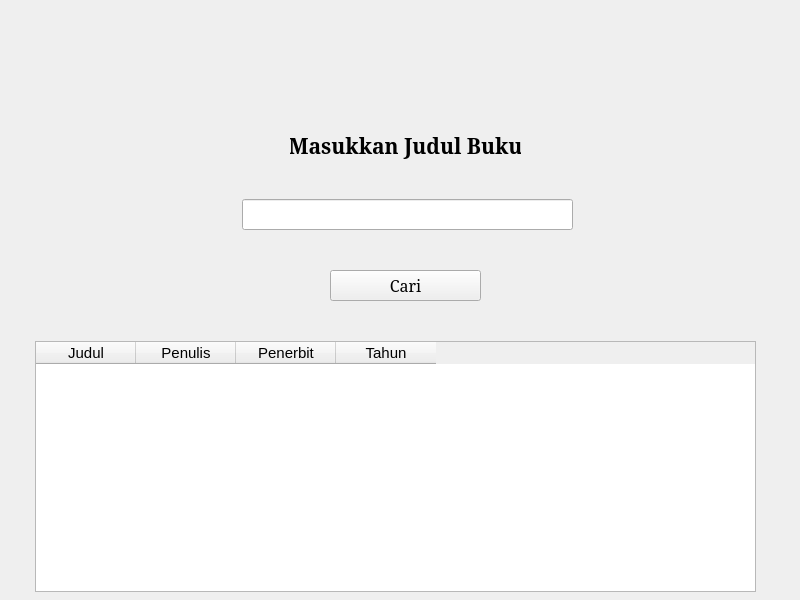
<?xml version="1.0" encoding="UTF-8"?>
<ui version="4.0">
 <class>HalamanUser</class>
 <widget class="QWidget" name="HalamanUser">
  <property name="geometry">
   <rect>
    <x>0</x>
    <y>0</y>
    <width>800</width>
    <height>600</height>
   </rect>
  </property>
  <property name="windowTitle">
   <string>Form</string>
  </property>
  <widget class="QWidget" name="widget" native="true">
   <property name="geometry">
    <rect>
     <x>0</x>
     <y>0</y>
     <width>801</width>
     <height>601</height>
    </rect>
   </property>
   <property name="styleSheet">
    <string notr="true">QWidget #widget{background-image: url(:/gambar/Desainuman.png);}
</string>
   </property>
   <widget class="QTableWidget" name="tabelHasil">
    <property name="geometry">
     <rect>
      <x>35</x>
      <y>341</y>
      <width>721</width>
      <height>251</height>
     </rect>
    </property>
    <property name="selectionMode">
     <enum>QAbstractItemView::SelectionMode::SingleSelection</enum>
    </property>
    <column>
     <property name="text">
      <string>Judul</string>
     </property>
     <property name="font">
      <font>
       <pointsize>11</pointsize>
      </font>
     </property>
    </column>
    <column>
     <property name="text">
      <string>Penulis</string>
     </property>
     <property name="font">
      <font>
       <pointsize>11</pointsize>
      </font>
     </property>
    </column>
    <column>
     <property name="text">
      <string>Penerbit</string>
     </property>
     <property name="font">
      <font>
       <pointsize>11</pointsize>
      </font>
     </property>
    </column>
    <column>
     <property name="text">
      <string>Tahun</string>
     </property>
     <property name="font">
      <font>
       <pointsize>11</pointsize>
      </font>
     </property>
    </column>
   </widget>
   <widget class="QPushButton" name="cariButton">
    <property name="geometry">
     <rect>
      <x>330</x>
      <y>270</y>
      <width>151</width>
      <height>31</height>
     </rect>
    </property>
    <property name="font">
     <font>
      <family>Constantia</family>
      <pointsize>12</pointsize>
     </font>
    </property>
    <property name="text">
     <string>Cari</string>
    </property>
   </widget>
   <widget class="QLabel" name="label">
    <property name="geometry">
     <rect>
      <x>290</x>
      <y>130</y>
      <width>231</width>
      <height>31</height>
     </rect>
    </property>
    <property name="font">
     <font>
      <family>Constantia</family>
      <pointsize>16</pointsize>
      <bold>true</bold>
     </font>
    </property>
    <property name="text">
     <string>Masukkan Judul Buku</string>
    </property>
    <property name="alignment">
     <set>Qt::AlignmentFlag::AlignCenter</set>
    </property>
   </widget>
   <widget class="QLineEdit" name="inputCari">
    <property name="geometry">
     <rect>
      <x>242</x>
      <y>199</y>
      <width>331</width>
      <height>31</height>
     </rect>
    </property>
    <property name="font">
     <font>
      <family>Constantia</family>
      <pointsize>10</pointsize>
      <bold>true</bold>
     </font>
    </property>
    <property name="text">
     <string/>
    </property>
   </widget>
  </widget>
 </widget>
 <resources/>
 <connections/>
</ui>
